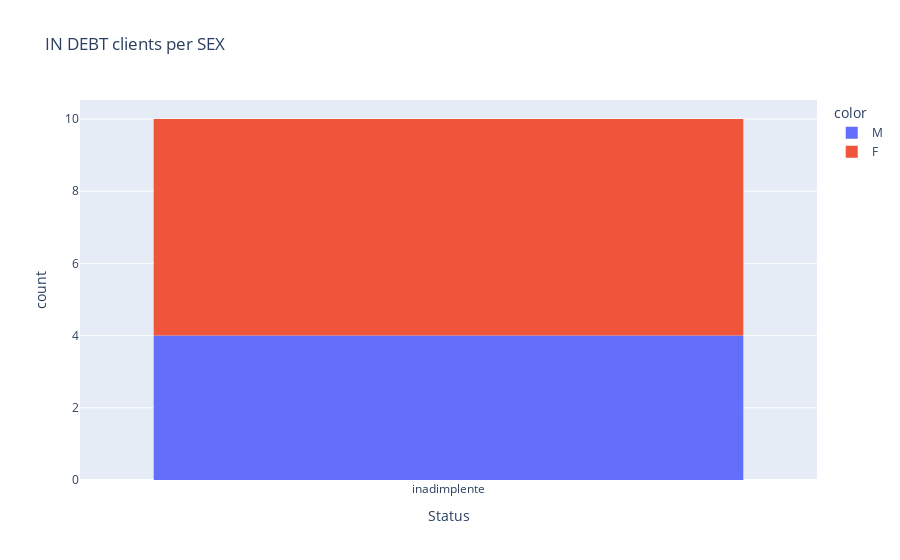

The cell this chart's notebook holds for it:
### Markdown cell above
### **`IN DEBT` clients**

### Code cell
# IN DEBT clientes per SEX

fig = px.histogram(inadimplente_clients, x = 'Status', color = df_NND[df_NND['Status'] == 'inadimplente']['Sexo'],
             title = 'IN DEBT clients per SEX')
fig.show()

### Figure 1 — Plotly figure (JSON) as saved in the notebook; plotly's stock layout.template omitted (floating-point values rounded to 4 significant figures)
{"data": [{"alignmentgroup": "True", "bingroup": "x", "hovertemplate": "color=M<br>Status=%{x}<br>count=%{y}<extra></extra>", "legendgroup": "M", "marker": {"color": "#636efa", "pattern": {"shape": ""}}, "name": "M", "offsetgroup": "M", "orientation": "v", "showlegend": true, "type": "histogram", "x": ["inadimplente", "inadimplente", "inadimplente", "inadimplente"], "xaxis": "x", "yaxis": "y"}, {"alignmentgroup": "True", "bingroup": "x", "hovertemplate": "color=F<br>Status=%{x}<br>count=%{y}<extra></extra>", "legendgroup": "F", "marker": {"color": "#EF553B", "pattern": {"shape": ""}}, "name": "F", "offsetgroup": "F", "orientation": "v", "showlegend": true, "type": "histogram", "x": ["inadimplente", "inadimplente", "inadimplente", "inadimplente", "inadimplente", "inadimplente"], "xaxis": "x", "yaxis": "y"}], "layout": {"barmode": "relative", "legend": {"title": {"text": "color"}, "tracegroupgap": 0}, "title": {"text": "IN DEBT clients per SEX"}, "xaxis": {"anchor": "y", "domain": [0, 1], "title": {"text": "Status"}}, "yaxis": {"anchor": "x", "domain": [0, 1], "title": {"text": "count"}}}}
